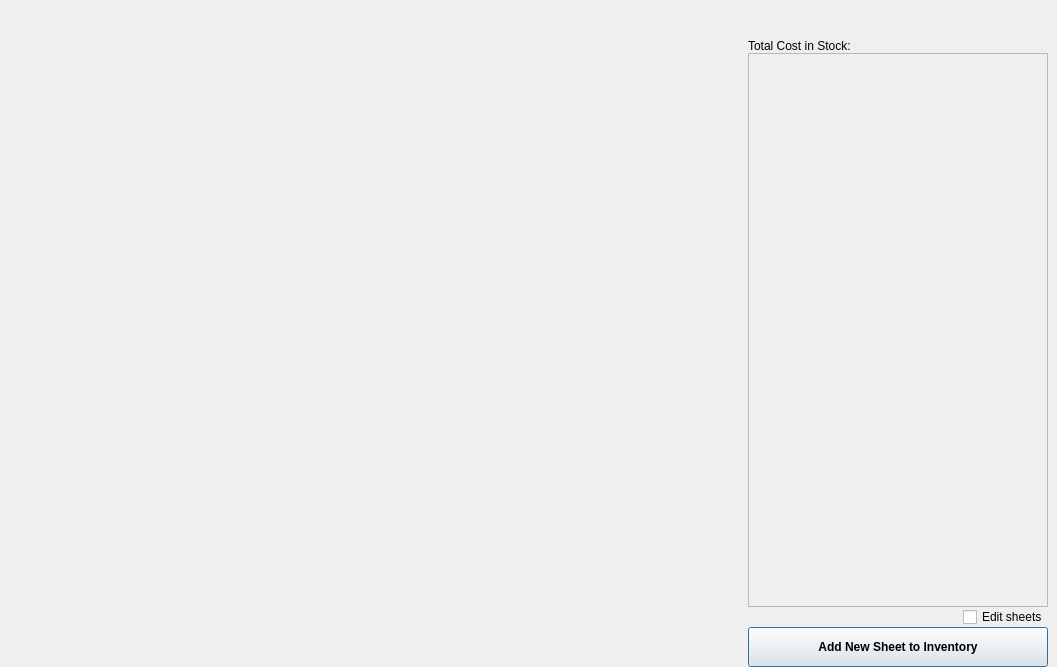
<?xml version="1.0" encoding="UTF-8"?>
<ui version="4.0">
 <class>Form</class>
 <widget class="QWidget" name="Form">
  <property name="geometry">
   <rect>
    <x>0</x>
    <y>0</y>
    <width>1057</width>
    <height>667</height>
   </rect>
  </property>
  <property name="windowTitle">
   <string>Form</string>
  </property>
  <layout class="QVBoxLayout" name="verticalLayout">
   <property name="spacing">
    <number>0</number>
   </property>
   <property name="leftMargin">
    <number>0</number>
   </property>
   <property name="topMargin">
    <number>6</number>
   </property>
   <property name="rightMargin">
    <number>9</number>
   </property>
   <property name="bottomMargin">
    <number>0</number>
   </property>
   <item>
    <layout class="QHBoxLayout" name="horizontalLayout_17" stretch="1,0">
     <property name="rightMargin">
      <number>0</number>
     </property>
     <property name="bottomMargin">
      <number>0</number>
     </property>
     <item>
      <layout class="QVBoxLayout" name="verticalLayout_10"/>
     </item>
     <item>
      <layout class="QVBoxLayout" name="verticalLayout_23" stretch="0,0,1,0">
       <property name="leftMargin">
        <number>9</number>
       </property>
       <property name="topMargin">
        <number>3</number>
       </property>
       <property name="rightMargin">
        <number>0</number>
       </property>
       <property name="bottomMargin">
        <number>0</number>
       </property>
       <item>
        <layout class="QHBoxLayout" name="horizontalLayout_2">
         <item>
          <spacer name="horizontalSpacer_2">
           <property name="orientation">
            <enum>Qt::Orientation::Horizontal</enum>
           </property>
           <property name="sizeHint" stdset="0">
            <size>
             <width>40</width>
             <height>20</height>
            </size>
           </property>
          </spacer>
         </item>
         <item>
          <widget class="QPushButton" name="pushButton_popout">
           <property name="sizePolicy">
            <sizepolicy hsizetype="Fixed" vsizetype="Fixed">
             <horstretch>0</horstretch>
             <verstretch>0</verstretch>
            </sizepolicy>
           </property>
           <property name="minimumSize">
            <size>
             <width>30</width>
             <height>30</height>
            </size>
           </property>
           <property name="maximumSize">
            <size>
             <width>30</width>
             <height>30</height>
            </size>
           </property>
           <property name="cursor">
            <cursorShape>PointingHandCursor</cursorShape>
           </property>
           <property name="text">
            <string/>
           </property>
           <property name="icon">
            <iconset>
             <normaloff>../../icons/open_in_new.png</normaloff>../../icons/open_in_new.png</iconset>
           </property>
           <property name="iconSize">
            <size>
             <width>30</width>
             <height>30</height>
            </size>
           </property>
           <property name="flat">
            <bool>true</bool>
           </property>
          </widget>
         </item>
        </layout>
       </item>
       <item>
        <widget class="QLabel" name="label_9">
         <property name="text">
          <string>Total Cost in Stock:</string>
         </property>
        </widget>
       </item>
       <item>
        <widget class="QScrollArea" name="scrollArea_2">
         <property name="minimumSize">
          <size>
           <width>300</width>
           <height>0</height>
          </size>
         </property>
         <property name="widgetResizable">
          <bool>true</bool>
         </property>
         <widget class="QWidget" name="scrollAreaWidgetContents_2">
          <property name="geometry">
           <rect>
            <x>0</x>
            <y>0</y>
            <width>298</width>
            <height>517</height>
           </rect>
          </property>
          <property name="maximumSize">
           <size>
            <width>16777215</width>
            <height>16777215</height>
           </size>
          </property>
          <layout class="QVBoxLayout" name="verticalLayout_16">
           <property name="spacing">
            <number>0</number>
           </property>
           <property name="leftMargin">
            <number>0</number>
           </property>
           <property name="topMargin">
            <number>0</number>
           </property>
           <property name="rightMargin">
            <number>0</number>
           </property>
           <property name="bottomMargin">
            <number>0</number>
           </property>
           <item>
            <layout class="QVBoxLayout" name="verticalLayout_14">
             <property name="spacing">
              <number>0</number>
             </property>
             <item>
              <layout class="QGridLayout" name="gridLayout_sheet_prices">
               <property name="horizontalSpacing">
                <number>0</number>
               </property>
               <property name="verticalSpacing">
                <number>6</number>
               </property>
              </layout>
             </item>
             <item>
              <spacer name="verticalSpacer">
               <property name="orientation">
                <enum>Qt::Orientation::Vertical</enum>
               </property>
               <property name="sizeHint" stdset="0">
                <size>
                 <width>20</width>
                 <height>40</height>
                </size>
               </property>
              </spacer>
             </item>
            </layout>
           </item>
          </layout>
         </widget>
        </widget>
       </item>
       <item>
        <layout class="QVBoxLayout" name="verticalLayout_2">
         <item>
          <layout class="QHBoxLayout" name="horizontalLayout">
           <item>
            <spacer name="horizontalSpacer">
             <property name="orientation">
              <enum>Qt::Orientation::Horizontal</enum>
             </property>
             <property name="sizeHint" stdset="0">
              <size>
               <width>40</width>
               <height>20</height>
              </size>
             </property>
            </spacer>
           </item>
           <item>
            <widget class="QCheckBox" name="checkBox_edit_sheets">
             <property name="text">
              <string>Edit sheets</string>
             </property>
            </widget>
           </item>
          </layout>
         </item>
         <item>
          <widget class="QPushButton" name="pushButton_add_new_sheet">
           <property name="enabled">
            <bool>true</bool>
           </property>
           <property name="sizePolicy">
            <sizepolicy hsizetype="Minimum" vsizetype="Preferred">
             <horstretch>0</horstretch>
             <verstretch>0</verstretch>
            </sizepolicy>
           </property>
           <property name="minimumSize">
            <size>
             <width>0</width>
             <height>40</height>
            </size>
           </property>
           <property name="maximumSize">
            <size>
             <width>16777215</width>
             <height>40</height>
            </size>
           </property>
           <property name="font">
            <font>
             <bold>true</bold>
            </font>
           </property>
           <property name="cursor">
            <cursorShape>ArrowCursor</cursorShape>
           </property>
           <property name="toolTip">
            <string/>
           </property>
           <property name="statusTip">
            <string>Create a new item</string>
           </property>
           <property name="styleSheet">
            <string notr="true"/>
           </property>
           <property name="text">
            <string>Add New Sheet to Inventory</string>
           </property>
           <property name="checkable">
            <bool>false</bool>
           </property>
           <property name="default">
            <bool>true</bool>
           </property>
          </widget>
         </item>
        </layout>
       </item>
      </layout>
     </item>
    </layout>
   </item>
  </layout>
 </widget>
 <tabstops>
  <tabstop>scrollArea_2</tabstop>
 </tabstops>
 <resources/>
 <connections/>
</ui>
